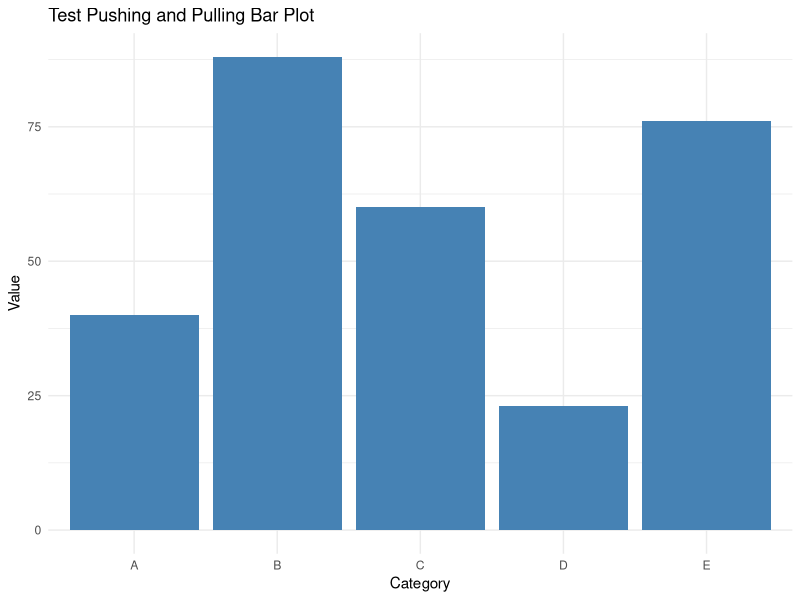

This chart was generated by the following R code:
# This is a test code sheet to try pushing and pulling. 
# I just copy his random code. (General workflow/Push https://rfortherestofus.com/2021/02/how-to-use-git-github-with-r)

# Load library
library(ggplot2)

# Create random data
set.seed(123)  # for reproducibility
data <- data.frame(
  category = LETTERS[1:5],
  value = sample(10:100, 5)
)

# Create bar plot
ggplot(data, aes(x = category, y = value)) +
  geom_bar(stat = "identity", fill = "steelblue") +
  theme_minimal() +
  labs(
    title = "Test Pushing and Pulling Bar Plot",
    x = "Category",
    y = "Value"
  )

# Go to commit in the Git tab (second feature) and check all checks at Staged.
# Add a commit message, commit, close small window.
# Now we want to push in the window that stays. 
# Go back to Github and check the repository we made before with the script 
# LinkingGithubAndR.R in Notes folder.
